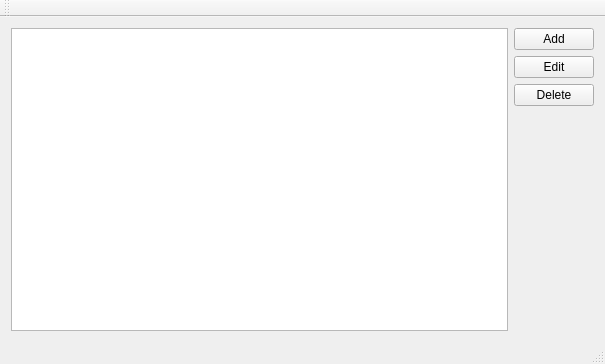
<?xml version="1.0" encoding="UTF-8"?>
<ui version="4.0">
 <class>MainWindow</class>
 <widget class="QMainWindow" name="MainWindow">
  <property name="geometry">
   <rect>
    <x>0</x>
    <y>0</y>
    <width>605</width>
    <height>364</height>
   </rect>
  </property>
  <property name="windowTitle">
   <string>MainWindow</string>
  </property>
  <widget class="QWidget" name="centralWidget">
   <layout class="QHBoxLayout" name="horizontalLayout">
    <item>
     <widget class="QTableView" name="tableView"/>
    </item>
    <item>
     <layout class="QVBoxLayout" name="verticalLayout">
      <item>
       <widget class="QPushButton" name="pushButton">
        <property name="text">
         <string>Add</string>
        </property>
       </widget>
      </item>
      <item>
       <widget class="QPushButton" name="pushButton_3">
        <property name="text">
         <string>Edit</string>
        </property>
       </widget>
      </item>
      <item>
       <widget class="QPushButton" name="pushButton_2">
        <property name="text">
         <string>Delete</string>
        </property>
       </widget>
      </item>
      <item>
       <spacer name="verticalSpacer">
        <property name="orientation">
         <enum>Qt::Vertical</enum>
        </property>
        <property name="sizeHint" stdset="0">
         <size>
          <width>20</width>
          <height>40</height>
         </size>
        </property>
       </spacer>
      </item>
     </layout>
    </item>
   </layout>
  </widget>
  <widget class="QMenuBar" name="menuBar">
   <property name="geometry">
    <rect>
     <x>0</x>
     <y>0</y>
     <width>605</width>
     <height>26</height>
    </rect>
   </property>
  </widget>
  <widget class="QToolBar" name="mainToolBar">
   <attribute name="toolBarArea">
    <enum>TopToolBarArea</enum>
   </attribute>
   <attribute name="toolBarBreak">
    <bool>false</bool>
   </attribute>
  </widget>
  <widget class="QStatusBar" name="statusBar"/>
 </widget>
 <layoutdefault spacing="6" margin="11"/>
 <resources/>
 <connections/>
</ui>
